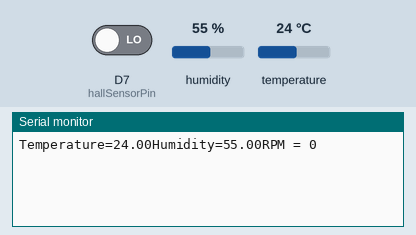
A sketch run on a simulated ESP8266 (NodeMCU). Parts: the last lines printed to the serial monitor. The inputs (shaded band) are chosen by the test bench; at power-on: humidity 55 %, temperature 24 °C, D7 (hallSensorPin) LOW. WiFi joins after 1.5 s; servers stay silent unless stated.

Above: at 4.0 s.
4.1 s: humidity set to 22 %
At 5.4 s:
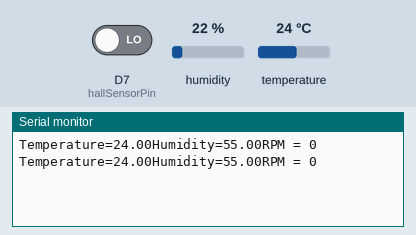
5.6 s: temperature set to 12 °C
At 6.9 s:
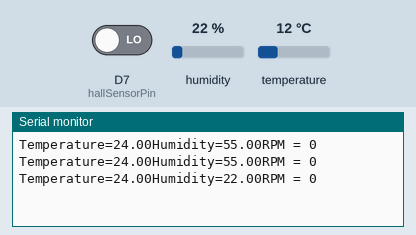
7.1 s: humidity set to 40 %
At 8.1 s:
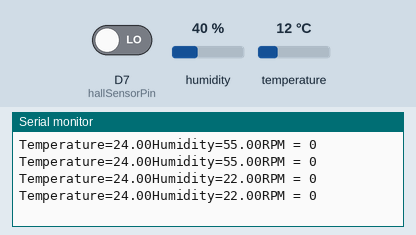
Timing chart, 0 to 10.1 s (numbered marks = the images above; inputs shaded):
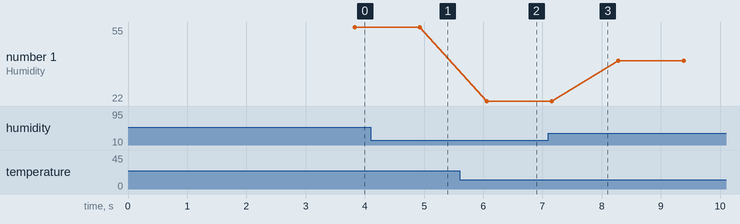

Measured:
- plotted number 1: 22 → 40 after the input at 7.1 s

The sketch:

Tachometer_b_.ino
```cpp
#define BLYNK_PRINT Serial
#include <SPI.h>
#include <ESP8266WiFi.h>
#include <BlynkSimpleEsp8266.h>
#include <DHT.h>
#include <SoftwareSerial.h>
SoftwareSerial s(D6,D5);
char auth[] = "xxxxxxxxx"; //Blynk authentication token
char ssid[] = "xxxxx";  //WIFI Name
char pass[] = "xxxxxxx";  //WIFI Password

#define DHTPIN 2          // Digital pin 4 to read temperature
#define hallSensorPin D7 //To read output of hall-effect sensor

unsigned long sampleTime = 1000;
long rpm;   float t,h;

#define DHTTYPE DHT11     // DHT 11

DHT dht(DHTPIN, DHTTYPE);
SimpleTimer timer;

// This function sends ESP8266's up time every second to Virtual Pin (5) and (6).
//  This means that we define how often to send data to Blynk App.

void setup()
{
  Serial.begin(9600);
  s.begin(9600);
  pinMode(hallSensorPin,INPUT);
  Blynk.begin(auth, ssid, pass);
  dht.begin();
  delay(1000);
}
void loop()
{
    int flag=0;
    Blynk.run(); // Initiates Blynk
    t = dht.readTemperature();
    h=dht.readHumidity();
    rpm = getRPM();

    Serial.print("Temperature=");
    Serial.print(t);
    Serial.print("Humidity=");
    Serial.print(h);
    Serial.print("RPM = ");
    Serial.println(rpm);

    Blynk.virtualWrite(V5, rpm);  //V5 is for rpm of motor
    Blynk.virtualWrite(V6, t);  //V6 is for Temperature
    Blynk.virtualWrite(V7,h); //V7 is for Humidity
    if (rpm>1200)
    {
      Blynk.notify("Warning!Speed limit exceeded, motor will be stopped");
      flag=1;
    }
    if (rpm<50)
    {
      Blynk.notify("Warning!Speed too low.Motor about to stop working");

    }
    if (t>50)
    {
      Blynk.notify("Warning!Motor too much heated, will be stopped");
      flag=1;
    }
    if (h>90)
    {
       Blynk.notify("Warning!Motor too much heated, will be stopped");
      flag=1;
    }
    if (flag==1)
    {
      s.write(1); //Sending 1 to Arduino to stop motor
      flag=0;
    }
    delay(100);
}

long getRPM()
{
  long count = 0;
  boolean countFlag = LOW;
  unsigned long currentTime = 0;
  unsigned long startTime = millis();
  while (currentTime <= sampleTime)

  {
    if (digitalRead(hallSensorPin) == HIGH)
    {
      countFlag = HIGH;
    }
    if (digitalRead(hallSensorPin) == LOW && countFlag == HIGH)
    {
      count++;
      countFlag=LOW;

    }
    currentTime = millis() - startTime;
  }
  long countRpm = long(60000/sampleTime)*count;

  count=0;
  return countRpm;
}
```
